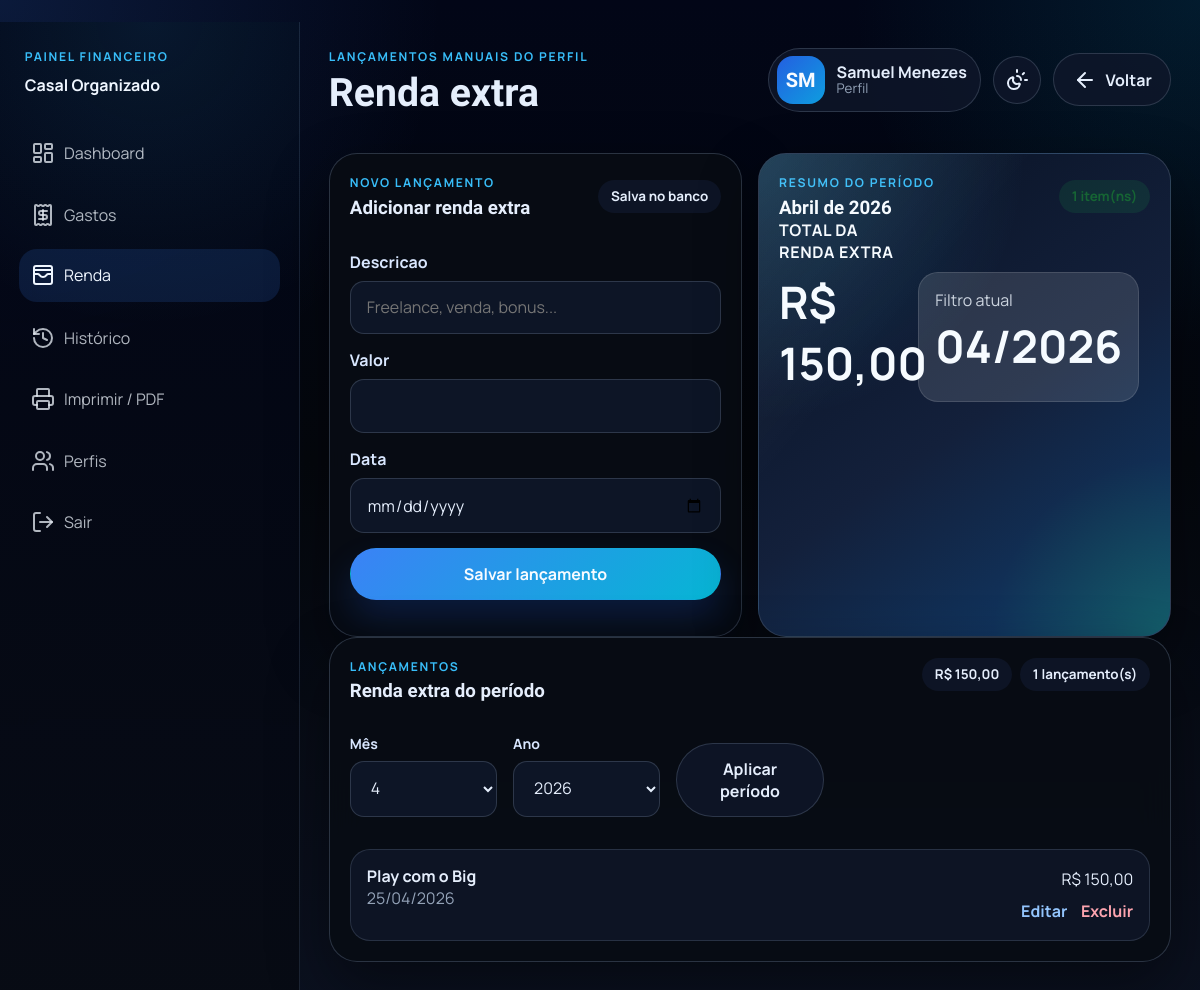
/renda-extra/ (signed in), run on the app's committed database.
### perfis/models.py (models this page shows, shortened)
class Perfil(models.Model):
    nome = models.CharField(max_length=120)
    slug = models.SlugField(unique=True)
    ordem = models.PositiveSmallIntegerField(default=0)
    tema = models.CharField(max_length=20, choices=THEME_CHOICES, default=DEFAULT_THEME)
    mostrar_funcoes_extras = models.BooleanField(default=True)
    foto_perfil = models.TextField(blank=True, default="")
    class Meta:
        ordering = ("ordem", "nome")
    @property
    def iniciais(self):
        partes = [parte[0].upper() for parte in self.nome.split() if parte]
        return "".join(partes[:2]) or self.nome[:1].upper()
    @property
    def tem_foto_perfil(self):
        return bool(self.foto_perfil)

class RendaExtra(models.Model):
    perfil = models.ForeignKey(
        Perfil,
        on_delete=models.CASCADE,
        related_name="rendas_extras",
    )
    descricao = models.CharField(max_length=200)
    valor = models.DecimalField(max_digits=10, decimal_places=2)
    data = models.DateField(default=timezone.localdate)
    criado_em = models.DateTimeField(auto_now_add=True)
    class Meta:
        ordering = ("-data", "-criado_em")

### perfis/views.py (the view)
# urls.py: path("renda-extra/", views.extra_income_page, name="extra_income_page"),
@active_profile_required
def extra_income_page(request):
    profile = get_active_profile(request)
    today = timezone.localdate()
    selected_year, selected_month = get_selected_period(request, today)
    reference_start, reference_end = month_bounds(selected_year, selected_month)
    extra_income = list(
        profile.rendas_extras.filter(data__range=(reference_start, reference_end)).order_by("-data", "-criado_em")
    )
    extra_total = sum((item.valor for item in extra_income), start=Decimal("0.00"))
    year_values = set(profile.rendas_extras.values_list("data__year", flat=True))
    year_values.discard(None)
    year_values.add(today.year)
    year_values.add(selected_year)
    return render(
        request,
        "perfis/extra_income.html",
        {
            "profile": profile,
            "form": RendaExtraForm(prefix="extra"),
            "extra_income": extra_income,
            "extra_total": extra_total,
            "selected_month": selected_month,
            "selected_year": selected_year,
            "month_options": range(1, 13),
            "year_options": sorted(year_values, reverse=True),
            "reference_start": reference_start,
            "reference_end": reference_end,
        },
    )

### perfis/forms.py
class RendaExtraForm(forms.ModelForm):
    class Meta:
        model = RendaExtra
        fields = ("descricao", "valor", "data")
        widgets = {
            "descricao": forms.TextInput(attrs={"placeholder": "Freelance, venda, bonus..."}),
            "valor": forms.NumberInput(attrs={"step": "0.01", "min": "0.01"}),
            "data": forms.DateInput(attrs={"type": "date"}),
        }

### financeiro/context_processors.py (called while the page is built)
def app_context(request):
    active_profile = None
    available_profiles = []
    cleanup_notice = None
    active_theme = DEFAULT_THEME
    if request.user.is_authenticated:
        available_profiles = list(list_profiles())
        active_profile = get_active_profile(request)
        if active_profile:
            cleanup_notice = get_cleanup_notice(active_profile)
            active_theme = active_profile.tema
    return {
        "app_name": "Casal Organizado",
        "available_profiles": available_profiles,
        "active_profile": active_profile,
        "cleanup_notice": cleanup_notice,
        "active_theme": active_theme,
        "theme_options": THEME_CHOICES,
    }

### financeiro/utils.py (called while the page is built)
def clamp_day(year, month, day):
    return min(day, monthrange(year, month)[1])

def add_months(source_date, months, day=None):
    month_index = (source_date.month - 1) + months
    year = source_date.year + month_index // 12
    month = month_index % 12 + 1
    target_day = clamp_day(year, month, day or source_date.day)
    return date(year, month, target_day)

def month_bounds(year, month):
    last_day = monthrange(year, month)[1]
    return date(year, month, 1), date(year, month, last_day)

### perfis/services.py (called while the page is built)
def list_profiles():
    return Perfil.objects.order_by("ordem", "nome")

def get_active_profile(request):
    profile_id = request.session.get("active_profile_id")
    if not profile_id:
        return None
    try:
        return Perfil.objects.get(pk=profile_id)
    except Perfil.DoesNotExist:
        request.session.pop("active_profile_id", None)
        return None

def get_profile_history_anchor(profile):
    gasto_anchor = profile.gastos.order_by("data_inicio").values_list("data_inicio", flat=True).first()
    extra_anchor = profile.rendas_extras.order_by("data").values_list("data", flat=True).first()
    debit_anchor = profile.gastos_debito.order_by("data").values_list("data", flat=True).first()
    anchors = [item for item in (gasto_anchor, extra_anchor, debit_anchor) if item]
    return min(anchors) if anchors else None

### perfis/templates/perfis/extra_income.html (shortened to what this page needs)
﻿{% extends "base.html" %}
{% block page_title %}Renda extra{% endblock %}
{% block eyebrow %}Lançamentos manuais do perfil{% endblock %}
{% block topbar_actions %}
    <a href="{% url 'dashboard' %}" class="ghost-button">
        <i data-lucide="arrow-left"></i>
        <span>Voltar</span>
    </a>
{% endblock %}
{% block content %}
    <section class="split-grid">
        <article class="section-card" data-reveal>
            <div class="section-heading">
                <div>
                    <p class="eyebrow">Novo lançamento</p>
                    <h3>Adicionar renda extra</h3>
                </div>
                <span class="tag strong-tag">Salva no banco</span>
            </div>
            <form method="post" action="{% url 'add_extra_income' %}" class="stack-form">
                {% for field in form %}
                    <label class="field">
                        <span>{{ field.label }}</span>
                        {{ field }}
                    </label>
                {% endfor %}
                <button type="submit" class="primary-button">Salvar lançamento</button>
            </form>
        </article>
        <article class="hero-panel month-panel" data-reveal>
            <div class="hero-panel__header">
                <div>
                    <p class="eyebrow">Resumo do período</p>
                    <h3>{{ reference_start|date:"F \\d\\e Y" }}</h3>
                </div>
                <span class="status-chip positive">{{ extra_income|length }} item(ns)</span>
            </div>
            <div class="hero-panel__main hero-panel__main--compact">
                <div>
                    <p class="hero-kicker">Total da renda extra</p>
                    <strong>R$ {{ extra_total|floatformat:2 }}</strong>
                </div>
                <div class="hero-stat-stack hero-stat-stack--compact hero-stat-stack--single">
                    <div class="stat-tile">
                        <span>Filtro atual</span>
                        <strong>{{ selected_month|stringformat:"02d" }}/{{ selected_year }}</strong>
                    </div>
                </div>
            </div>
        </article>
    </section>
    <section class="section-card" data-reveal>
        <div class="section-heading section-heading--stacked">
            <div>
                <p class="eyebrow">Lançamentos</p>
                <h3>Renda extra do período</h3>
            </div>
            <div class="section-meta">
                <span class="tag">R$ {{ extra_total|floatformat:2 }}</span>
                <span class="tag">{{ extra_income|length }} lançamento(s)</span>
            </div>
        </div>
        <form method="get" class="filter-grid">
            <label class="field field--compact">
                <span>Mês</span>
                <select name="mes">
                    {% for option in month_options %}
                        <option value="{{ option }}" {% if selected_month == option %}selected{% endif %}>{{ option }}</option>
                    {% endfor %}
                </select>
            </label>
            <label class="field field--compact">
                <span>Ano</span>
                <select name="ano">
                    {% for option in year_options %}
                        <option value="{{ option }}" {% if selected_year == option %}selected{% endif %}>{{ option }}</option>
                    {% endfor %}
                </select>
            </label>
            <button type="submit" class="ghost-button small-button">Aplicar período</button>
        </form>
        <div class="mini-list compact-list">
            {% for item in extra_income %}
                <div class="mini-list__item">
                    <div>
                        <strong>{{ item.descricao }}</strong>
                        <p class="muted">{{ item.data|date:"d/m/Y" }}</p>
                    </div>
                    <div class="mini-list__aside">
                        <span>R$ {{ item.valor|floatformat:2 }}</span>
                        <div class="card-link-row card-link-row--compact">
                            <a href="{% url 'edit_extra_income' item.id %}" class="text-action">Editar</a>
                            <form method="post" action="{% url 'delete_extra_income' item.id %}">
                                <button type="submit" class="text-action text-action--danger">Excluir</button>
                            </form>
                        </div>
                    </div>
                </div>
            {% empty %}
                <p class="muted">Nenhum lançamento manual foi registrado nesse período.</p>
            {% endfor %}
        </div>
    </section>
{% endblock %}

### templates/base.html (shortened to what this page needs)
﻿{% load static %}
<!DOCTYPE html>
<html lang="pt-br">
<head>
    <link rel="stylesheet" href="{% static 'css/style.css' %}">
</head>
<body class="theme-{{ active_theme }} {% block body_class %}{% endblock %}">
    {% if request.user.is_authenticated %}
        <div class="app-shell">
            <aside class="sidebar">
                <div class="sidebar-header" data-reveal>
                    <p class="eyebrow">Painel financeiro</p>
                    <strong>{{ app_name }}</strong>
                </div>
                <nav class="sidebar-nav" data-reveal>
                    {% with current=request.resolver_match.url_name %}
                        {% if active_profile %}
                            <a href="{% url 'dashboard' %}" class="{% if current == 'dashboard' %}is-active{% endif %}">
                                <i data-lucide="layout-dashboard"></i>
                                <span>Dashboard</span>
                            </a>
                            <a href="{% url 'gastos' %}" class="{% if current == 'gastos' or current == 'add_gasto' or current == 'edit_gasto' %}is-active{% endif %}">
                                <i data-lucide="receipt"></i>
                                <span>Gastos</span>
                            </a>
                            <a href="{% url 'extra_income_page' %}" class="{% if current == 'extra_income_page' or current == 'edit_extra_income' %}is-active{% endif %}">
                                <i data-lucide="wallet-cards"></i>
                                <span>Renda</span>
                            </a>
                            <a href="{% url 'historico' %}" class="{% if current == 'historico' %}is-active{% endif %}">
                                <i data-lucide="history"></i>
                                <span>Histórico</span>
                            </a>
                            <a href="{% url 'export_pdf' %}" class="{% if current == 'export_pdf' %}is-active{% endif %}">
                                <i data-lucide="printer"></i>
                                <span>Imprimir / PDF</span>
                            </a>
                        {% endif %}
                        <a href="{% url 'select_profile' %}" class="{% if current == 'select_profile' %}is-active{% endif %}">
                            <i data-lucide="users"></i>
                            <span>Perfis</span>
                        </a>
                        <a href="{% url 'logout' %}">
                            <i data-lucide="log-out"></i>
                            <span>Sair</span>
                        </a>
                    {% endwith %}
                </nav>
            </aside>
            <div class="content-shell">
                <header class="topbar">
                    <div>
                        <p class="eyebrow">{% block eyebrow %}Organização financeira{% endblock %}</p>
                        <h2>{% block page_title %}{{ app_name }}{% endblock %}</h2>
                    </div>
                    <div class="topbar-controls">
                        {% if active_profile %}
                            <a href="{% url 'profile_settings' %}" class="profile-shortcut profile-shortcut--desktop">
                                {% if active_profile.tem_foto_perfil %}
                                    <img src="{{ active_profile.foto_perfil }}" alt="Foto de {{ active_profile.nome }}" class="profile-avatar profile-avatar--small">
                                {% else %}
                                    <span class="profile-badge profile-badge--small">{{ active_profile.iniciais }}</span>
                                {% endif %}
                                <span class="profile-shortcut__text">
                                    <strong>{{ active_profile.nome }}</strong>
                                    <small>Perfil</small>
                                </span>
                            </a>
                            <details class="preference-menu" data-overlay-menu>
                                <summary class="icon-button" aria-label="Abrir temas">
                                    <i data-lucide="sun-moon"></i>
                                </summary>
                            </details>
                        {% endif %}
                        <div class="topbar-actions">
                            {% block topbar_actions %}{% endblock %}
                        </div>
                    </div>
                </header>
                <main class="page-content">
                    {% block content %}{% endblock %}
                </main>
            </div>
        </div>
    {% endif %}
</body>
</html>

### data on the page
Perfil: iniciais "SM", nome "Samuel Menezes"
RendaExtra: descricao "Play com o Big", data "25/04/2026", valor "150,00"

### other printed values
{{ app_name }} "Casal Organizado"
{{ field.label }} "Descricao" "Valor" "Data"
{{ reference_start|date:"F \\d\\e Y" }} "Abril de 2026"
{{ extra_income|length }} "1"
{{ extra_total|floatformat:2 }} "150,00"
{{ selected_month|stringformat:"02d" }} "04"
{{ selected_year }} "2026"
form field mes "4"
form field ano "2026"
